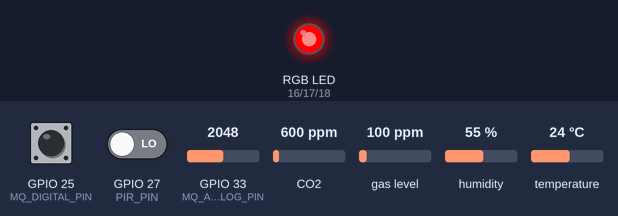
Bench run of a sketch on a simulated ESP32. On the bench: an RGB LED mixed from three pins (HIGH = lit). The inputs (shaded band) are chosen by the test bench; at power-on: GPIO 33 (MQ_ANALOG_PIN) = 2048, GPIO 25 (MQ_DIGITAL_PIN) HIGH, GPIO 27 (PIR_PIN) LOW, CO2 600 ppm, gas level 100 ppm, humidity 55 %, temperature 24 °C (analog values on the 0–4095 scale). What the sketch prints to the serial monitor is not drawn.

Above: at 2.7 s.
2.8 s: GPIO 33 (MQ_ANALOG_PIN) set to 1035
At 5.5 s:
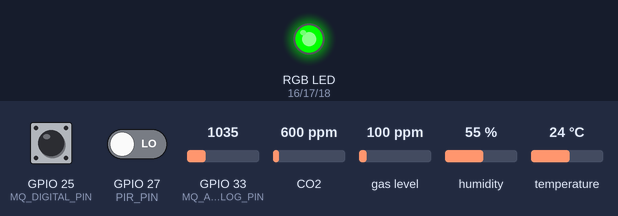
12.0 s: GPIO 33 (MQ_ANALOG_PIN) set to 968
At 12.8 s:
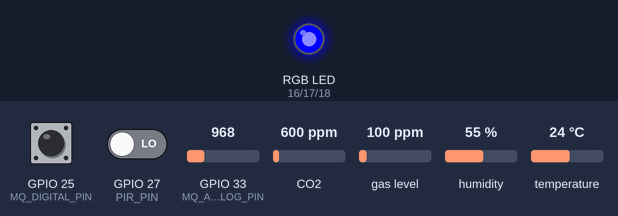
Timing chart, 0 to 38.9 s (numbered marks = the images above; inputs shaded):
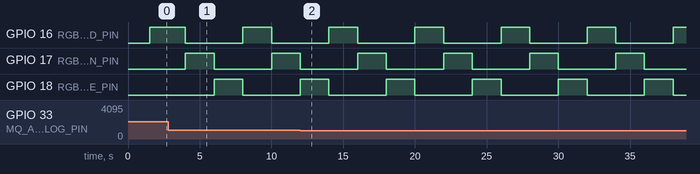

The sketch:

all_sensors_rgb_cycle_test.ino
```cpp
#include <Arduino.h>
#include <Wire.h>
#include <DHT.h>
#include <Adafruit_SGP30.h>

constexpr uint8_t DHT_PIN = 4;
constexpr uint8_t DHT_TYPE = DHT22;

constexpr uint8_t I2C_SDA_PIN = 21;
constexpr uint8_t I2C_SCL_PIN = 22;

constexpr uint8_t MQ_ANALOG_PIN = 33;
constexpr uint8_t MQ_DIGITAL_PIN = 25;

constexpr uint8_t PIR_PIN = 27;

constexpr uint8_t RGB_RED_PIN = 16;
constexpr uint8_t RGB_GREEN_PIN = 17;
constexpr uint8_t RGB_BLUE_PIN = 18;
constexpr bool RGB_COMMON_ANODE = false;

constexpr uint8_t RED_CHANNEL = 0;
constexpr uint8_t GREEN_CHANNEL = 1;
constexpr uint8_t BLUE_CHANNEL = 2;
constexpr uint32_t PWM_FREQUENCY = 5000;
constexpr uint8_t PWM_RESOLUTION = 8;

constexpr float ADC_MAX = 4095.0;
constexpr float ESP32_ADC_VOLTAGE = 3.3;
constexpr unsigned long SAMPLE_INTERVAL_MS = 2000;
constexpr unsigned long PIR_SAMPLE_INTERVAL_MS = 20;

DHT dht(DHT_PIN, DHT_TYPE);
Adafruit_SGP30 sgp30;

bool sgp30Available = false;
bool motionLatched = false;
uint8_t rgbStep = 0;
unsigned long lastSampleAt = 0;
unsigned long lastPirSampleAt = 0;

uint8_t ledValue(uint8_t value) {
  return RGB_COMMON_ANODE ? 255 - value : value;
}

void setRgb(uint8_t red, uint8_t green, uint8_t blue) {
  ledcWrite(RED_CHANNEL, ledValue(red));
  ledcWrite(GREEN_CHANNEL, ledValue(green));
  ledcWrite(BLUE_CHANNEL, ledValue(blue));
}

const char *advanceRgbCycle() {
  if (rgbStep == 0) {
    setRgb(255, 0, 0);
    rgbStep = 1;
    return "red";
  }

  if (rgbStep == 1) {
    setRgb(0, 255, 0);
    rgbStep = 2;
    return "green";
  }

  setRgb(0, 0, 255);
  rgbStep = 0;
  return "blue";
}

void setupRgb() {
  ledcSetup(RED_CHANNEL, PWM_FREQUENCY, PWM_RESOLUTION);
  ledcSetup(GREEN_CHANNEL, PWM_FREQUENCY, PWM_RESOLUTION);
  ledcSetup(BLUE_CHANNEL, PWM_FREQUENCY, PWM_RESOLUTION);

  ledcAttachPin(RGB_RED_PIN, RED_CHANNEL);
  ledcAttachPin(RGB_GREEN_PIN, GREEN_CHANNEL);
  ledcAttachPin(RGB_BLUE_PIN, BLUE_CHANNEL);

  setRgb(255, 0, 0);
}

void samplePir() {
  if (digitalRead(PIR_PIN) == HIGH) {
    motionLatched = true;
  }
}

void setup() {
  Serial.begin(115200);
  delay(1500);

  pinMode(MQ_DIGITAL_PIN, INPUT);
  pinMode(PIR_PIN, INPUT);

  analogReadResolution(12);
  analogSetPinAttenuation(MQ_ANALOG_PIN, ADC_11db);

  setupRgb();
  dht.begin();
  Wire.begin(I2C_SDA_PIN, I2C_SCL_PIN);
  sgp30Available = sgp30.begin();

  Serial.println();
  Serial.println("T series all sensors + RGB cycle test");
  Serial.println("RGB cycle: red -> green -> blue");
  Serial.println("Pins: DHT22=GPIO4, MQ AO=GPIO33, MQ DO=GPIO25, SR501=GPIO27, SGP30 SDA=GPIO21 SCL=GPIO22, RGB R/G/B=GPIO16/17/18");
  Serial.printf("SGP30 available: %s\n", sgp30Available ? "yes" : "no");
}

void loop() {
  unsigned long now = millis();

  if (now - lastPirSampleAt >= PIR_SAMPLE_INTERVAL_MS) {
    samplePir();
    lastPirSampleAt = now;
  }

  if (now - lastSampleAt < SAMPLE_INTERVAL_MS) {
    delay(1);
    return;
  }

  lastSampleAt = now;

  float humidity = dht.readHumidity();
  float temperature = dht.readTemperature();
  float heatIndex = dht.computeHeatIndex(temperature, humidity, false);
  bool dhtOk = !isnan(humidity) && !isnan(temperature);

  int gasRaw = analogRead(MQ_ANALOG_PIN);
  int gasDigital = digitalRead(MQ_DIGITAL_PIN);
  float gasVoltage = gasRaw * ESP32_ADC_VOLTAGE / ADC_MAX;
  bool gasAnalogOk = gasRaw != 0;
  bool gasDetected = gasDigital == LOW;

  int pirLevel = digitalRead(PIR_PIN);
  bool motionDetected = motionLatched || pirLevel == HIGH;

  uint16_t eco2 = 0;
  uint16_t tvoc = 0;
  bool sgp30Ok = false;
  if (sgp30Available) {
    sgp30Ok = sgp30.IAQmeasure();
    if (sgp30Ok) {
      eco2 = sgp30.eCO2;
      tvoc = sgp30.TVOC;
    }
  }

  const char *rgbColor = advanceRgbCycle();

  Serial.print("rgb_color=");
  Serial.print(rgbColor);
  Serial.print(", dht_ok=");
  Serial.print(dhtOk ? "true" : "false");
  Serial.print(", temperature_c=");
  Serial.print(dhtOk ? String(temperature, 2) : "null");
  Serial.print(", humidity_percent=");
  Serial.print(dhtOk ? String(humidity, 2) : "null");
  Serial.print(", heat_index_c=");
  Serial.print(dhtOk ? String(heatIndex, 2) : "null");

  Serial.print(", gas_raw=");
  Serial.print(gasRaw);
  Serial.print(", gas_voltage=");
  Serial.print(gasVoltage, 3);
  Serial.print(", gas_analog_ok=");
  Serial.print(gasAnalogOk ? "true" : "false");
  Serial.print(", gas_do=");
  Serial.print(gasDigital);
  Serial.print(", gas_detected=");
  Serial.print(gasDetected ? "true" : "false");

  Serial.print(", pir_level=");
  Serial.print(pirLevel);
  Serial.print(", motion_detected=");
  Serial.print(motionDetected ? "true" : "false");
  Serial.print(", motion_latched=");
  Serial.print(motionLatched ? "true" : "false");

  Serial.print(", sgp30_ok=");
  Serial.print(sgp30Ok ? "true" : "false");
  Serial.print(", eco2_ppm=");
  Serial.print(sgp30Ok ? String(eco2) : "null");
  Serial.print(", tvoc_ppb=");
  Serial.println(sgp30Ok ? String(tvoc) : "null");

  motionLatched = digitalRead(PIR_PIN) == HIGH;
}
```

Measured:
- the behaviour switches between 1000 and 999 on GPIO 33 (MQ_ANALOG_PIN) (found by bisection; images 1 and 2)
- by itself, GPIO 16 (RGB_RED_PIN), GPIO 17 (RGB_GREEN_PIN), GPIO 18 (RGB_BLUE_PIN): alternates HIGH for 2.0 s and LOW for 4.0 s
